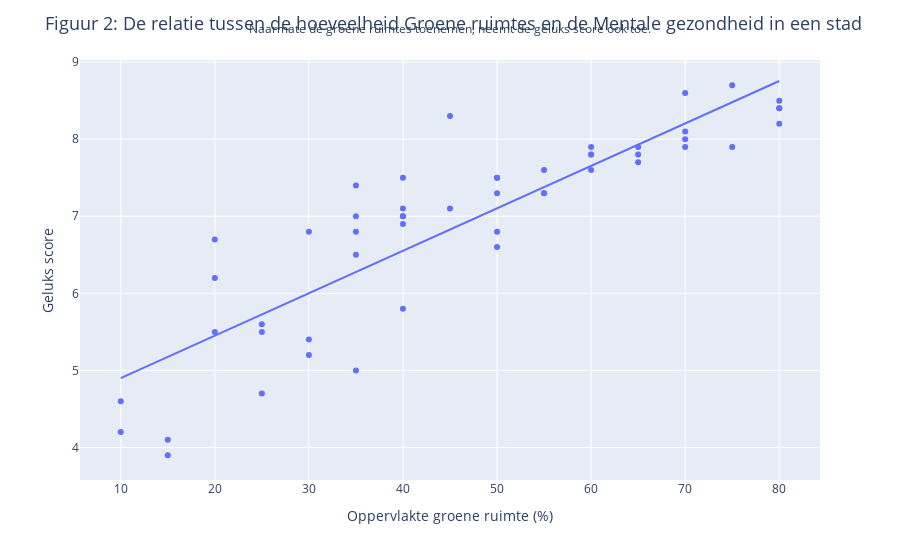

The notebook cell this image was saved under:
### Markdown cell above
Volgens het RIVM (2022) vermindert groene ruimte stress, wat suggereert dat groene ruimtes de mentale gezondheid verbeteren. Aan de hand van een spreidingsdiagram hebben we onderzocht of er een verband is tussen het percentage groene ruimtes in een stad en de mentale gezondheid. Op de y-as staat de geluks score en op de x-as staat het percentage groene ruimtes in een stad.

### Code cell
fig = px.scatter(
    final_data,
    x='Green_Space_Area',
    y='Happiness_Score',
    labels={
        'Green_Space_Area': 'Oppervlakte groene ruimte (%)',
        'Happiness_Score': 'Geluks score'
    },
    trendline='ols'
)

fig.update_layout(
    title='Figuur 2: De relatie tussen de hoeveelheid Groene ruimtes en de Mentale gezondheid in een stad',
    title_font_size=18, 
    annotations=[
        dict(
            x=0.5,
            y=1.1,
            showarrow=False,
            text="Naarmate de groene ruimtes toenemen, neemt de geluks score ook toe.",
            xref="paper",
            yref="paper",
            align="center"
        )
    ]
)

fig.show()

# Bereken de correlatiecoëfficiënt
correlation = final_data['Green_Space_Area'].corr(final_data['Happiness_Score'])
print("Correlatiecoëfficiënt tussen de hoeveelheid groene ruimtes en de geluks score:", correlation)

### Figure 1 — Plotly figure (JSON) as saved in the notebook; plotly's stock layout.template omitted (floating-point values rounded to 4 significant figures)
{"data": [{"hovertemplate": "Oppervlakte groene ruimte (%)=%{x}<br>Geluks score=%{y}<extra></extra>", "legendgroup": "", "marker": {"color": "#636efa", "symbol": "circle"}, "mode": "markers", "name": "", "orientation": "v", "showlegend": false, "type": "scatter", "x": [80, 60, 15, 40, 65, 50, 70, 80, 35, 10, 25, 65, 10, 30, 75, 40, 50, 35, 45, 20, 60, 70, 50, 30, 40, 80, 65, 40, 60, 55, 35, 70, 15, 75, 20, 25, 45, 40, 35, 50, 60, 25, 50, 35, 70, 20, 55, 80, 30, 55, 40], "xaxis": "x", "y": [8.4, 7.9, 4.1, 7.5, 7.8, 7.3, 8.1, 8.5, 6.5, 4.2, 5.5, 7.7, 4.6, 6.8, 8.7, 7, 7.5, 6.8, 8.3, 6.2, 7.8, 8.6, 6.8, 5.4, 5.8, 8.2, 7.9, 7.1, 7.6, 7.3, 7, 8, 3.9, 7.9, 6.7, 5.6, 7.1, 7, 5, 7.5, 7.8, 4.7, 6.6, 7.4, 7.9, 5.5, 7.6, 8.4, 5.2, 7.3, 6.9], "yaxis": "y"}, {"hovertemplate": "<b>OLS trendline</b><br>Happiness_Score = 0.0550494 * Green_Space_Area + 4.35063<br>R<sup>2</sup>=0.765679<br><br>Oppervlakte groene ruimte (%)=%{x}<br>Geluks score=%{y} <b>(trend)</b><extra></extra>", "legendgroup": "", "marker": {"color": "#636efa", "symbol": "circle"}, "mode": "lines", "name": "", "showlegend": false, "type": "scatter", "x": [10, 10, 15, 15, 20, 20, 20, 25, 25, 25, 30, 30, 30, 35, 35, 35, 35, 35, 40, 40, 40, 40, 40, 40, 45, 45, 50, 50, 50, 50, 50, 55, 55, 55, 60, 60, 60, 60, 65, 65, 65, 70, 70, 70, 70, 75, 75, 80, 80, 80, 80], "xaxis": "x", "y": [4.901, 4.901, 5.176, 5.176, 5.452, 5.452, 5.452, 5.727, 5.727, 5.727, 6.002, 6.002, 6.002, 6.277, 6.277, 6.277, 6.277, 6.277, 6.553, 6.553, 6.553, 6.553, 6.553, 6.553, 6.828, 6.828, 7.103, 7.103, 7.103, 7.103, 7.103, 7.378, 7.378, 7.378, 7.654, 7.654, 7.654, 7.654, 7.929, 7.929, 7.929, 8.204, 8.204, 8.204, 8.204, 8.479, 8.479, 8.755, 8.755, 8.755, 8.755], "yaxis": "y"}], "layout": {"annotations": [{"align": "center", "showarrow": false, "text": "Naarmate de groene ruimtes toenemen, neemt de geluks score ook toe.", "x": 0.5, "xref": "paper", "y": 1.1, "yref": "paper"}], "autosize": true, "legend": {"tracegroupgap": 0}, "margin": {"t": 60}, "title": {"font": {"size": 18}, "text": "Figuur 2: De relatie tussen de hoeveelheid Groene ruimtes en de Mentale gezondheid in een stad"}, "xaxis": {"anchor": "y", "autorange": true, "domain": [0, 1], "range": [5.764, 84.24], "title": {"text": "Oppervlakte groene ruimte (%)"}, "type": "linear"}, "yaxis": {"anchor": "x", "autorange": true, "domain": [0, 1], "range": [3.528, 9.072], "title": {"text": "Geluks score"}, "type": "linear"}}}
